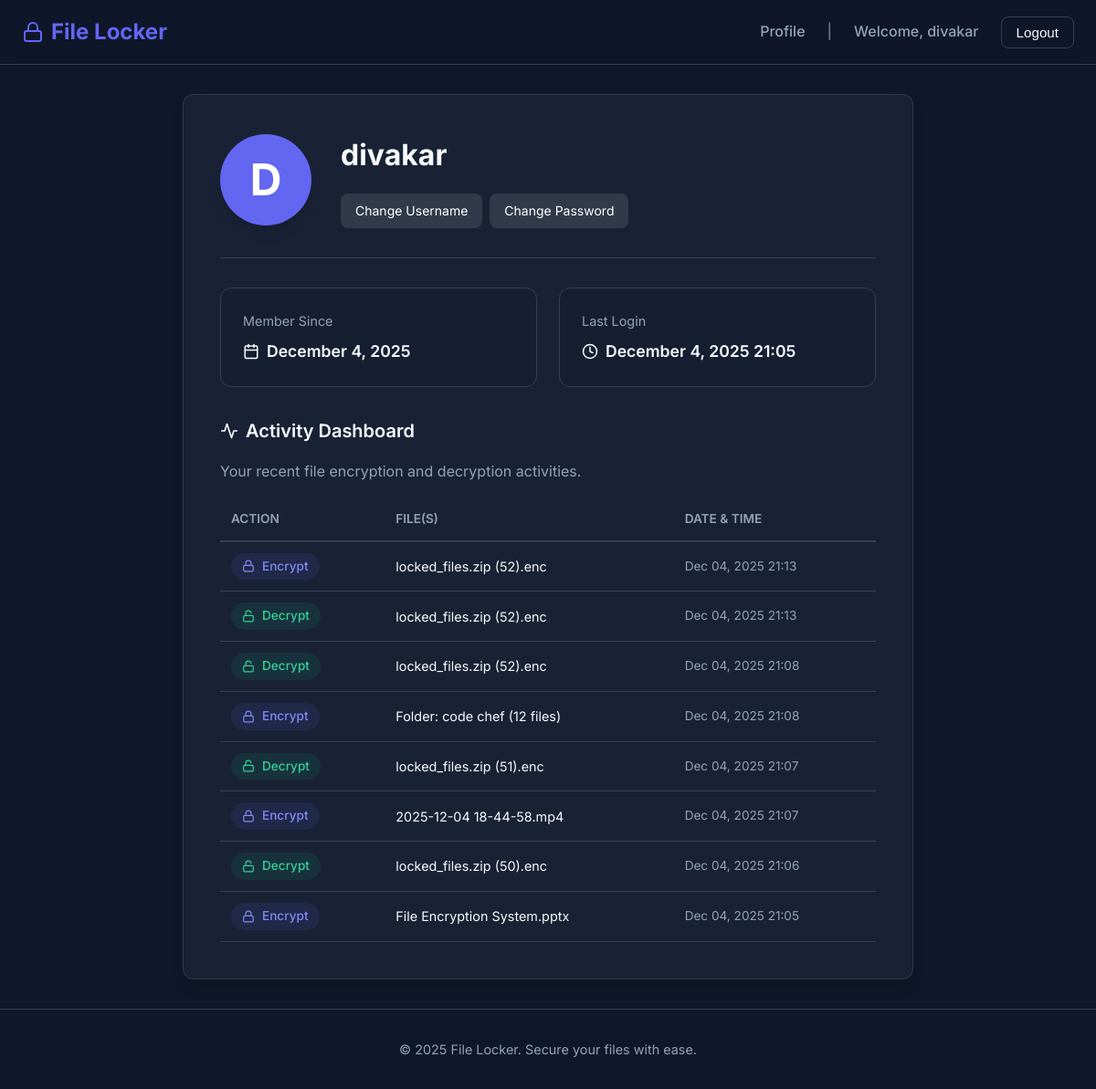
/profile/ (signed in), run on the app's committed database.
### locker_app/models.py (models this page shows, shortened)
class FileHistory(models.Model):
    ACTION_CHOICES = [
        ('encrypt', 'Encrypt'),
        ('decrypt', 'Decrypt'),
    ]
    user = models.ForeignKey(User, on_delete=models.CASCADE)
    action = models.CharField(max_length=10, choices=ACTION_CHOICES)
    filename = models.CharField(max_length=255)
    timestamp = models.DateTimeField(auto_now_add=True)
    class Meta:
        ordering = ['-timestamp']

### locker_app/views.py (the view)
# urls.py: path('profile/', views.profile, name='profile'),
@login_required
def profile(request):
    history = FileHistory.objects.filter(user=request.user)[:20]
    return render(request, 'locker_app/profile.html', {'history': history})

### locker_app/templates/locker_app/profile.html (shortened to what this page needs)
{% extends 'locker_app/base.html' %}
{% load static %}
{% block extra_css %}
<link rel="stylesheet" href="{% static 'locker_app/css/profile.css' %}">
{% endblock %}
{% block content %}
<div class="profile-container">
    <div class="glass-panel" style="padding: 2.5rem;">
        <div class="profile-header">
            <div class="profile-avatar">
                {{ user.username|first|upper }}
            </div>
            <div class="profile-info">
                <h2>{{ user.username }}</h2>
                <div style="margin-top: 1rem; display: flex; gap: 0.5rem;">
                    <a href="{% url 'change_username' %}"
                        style="padding: 0.5rem 1rem; background: rgba(255, 255, 255, 0.1); color: white; text-decoration: none; border-radius: 0.5rem; font-size: 0.875rem; transition: background 0.2s;">Change
                        Username</a>
                    <a href="{% url 'change_password' %}"
                        style="padding: 0.5rem 1rem; background: rgba(255, 255, 255, 0.1); color: white; text-decoration: none; border-radius: 0.5rem; font-size: 0.875rem; transition: background 0.2s;">Change
                        Password</a>
                </div>
            </div>
        </div>
        <div class="stats-grid">
            <div class="stat-card">
                <span class="stat-label">Member Since</span>
                <div class="stat-value">
                    {{ user.date_joined|date:"F j, Y" }}
                </div>
            </div>
            <div class="stat-card">
                <span class="stat-label">Last Login</span>
                <div class="stat-value">
                    <svg xmlns="http://www.w3.org/2000/svg" width="18" height="18" viewBox="0 0 24 24" fill="none"
                        stroke="currentColor" stroke-width="2" stroke-linecap="round" stroke-linejoin="round">
                        <circle cx="12" cy="12" r="10"></circle>
                        <polyline points="12 6 12 12 16 14"></polyline>
                    </svg>
                    {{ user.last_login|date:"F j, Y H:i" }}
                </div>
            </div>
        </div>
        <div class="dashboard-section">
            <div class="dashboard-title">
                <svg xmlns="http://www.w3.org/2000/svg" width="20" height="20" viewBox="0 0 24 24" fill="none"
                    stroke="currentColor" stroke-width="2" stroke-linecap="round" stroke-linejoin="round">
                    <polyline points="22 12 18 12 15 21 9 3 6 12 2 12"></polyline>
                </svg>
                Activity Dashboard
            </div>
            <p style="margin-bottom: 1rem; color: var(--text-muted);">Your recent file encryption and decryption
                activities.</p>
            {% if history %}
            <div style="overflow-x: auto;">
                <table style="width: 100%; border-collapse: collapse;">
                    <thead>
                        <tr style="border-bottom: 2px solid var(--border-color);">
                            <th
                                style="text-align: left; padding: 0.75rem; color: var(--text-muted); font-weight: 600; font-size: 0.85rem;">
                                ACTION</th>
                            <th
                                style="text-align: left; padding: 0.75rem; color: var(--text-muted); font-weight: 600; font-size: 0.85rem;">
                                FILE(S)</th>
                            <th
                                style="text-align: left; padding: 0.75rem; color: var(--text-muted); font-weight: 600; font-size: 0.85rem; white-space: nowrap;">
                                DATE & TIME</th>
                        </tr>
                    </thead>
                    <tbody>
                        {% for item in history %}
                        <tr style="border-bottom: 1px solid var(--border-color);">
                            <td style="padding: 0.75rem;">
                                {% if item.action == 'encrypt' %}
                                <span
                                    style="display: inline-flex; align-items: center; gap: 0.5rem; padding: 0.25rem 0.75rem; background: rgba(99, 102, 241, 0.1); color: #818cf8; border-radius: 1rem; font-size: 0.85rem; font-weight: 500;">
                                    <svg xmlns="http://www.w3.org/2000/svg" width="14" height="14" viewBox="0 0 24 24"
                                        fill="none" stroke="currentColor" stroke-width="2" stroke-linecap="round"
                                        stroke-linejoin="round">
                                        <rect x="3" y="11" width="18" height="11" rx="2" ry="2"></rect>
                                        <path d="M7 11V7a5 5 0 0 1 10 0v4"></path>
                                    </svg>
                                    Encrypt
                                </span>
                                {% else %}
                                <span
                                    style="display: inline-flex; align-items: center; gap: 0.5rem; padding: 0.25rem 0.75rem; background: rgba(16, 185, 129, 0.1); color: #34d399; border-radius: 1rem; font-size: 0.85rem; font-weight: 500;">
                                    <svg xmlns="http://www.w3.org/2000/svg" width="14" height="14" viewBox="0 0 24 24"
                                        fill="none" stroke="currentColor" stroke-width="2" stroke-linecap="round"
                                        stroke-linejoin="round">
                                        <rect x="3" y="11" width="18" height="11" rx="2" ry="2"></rect>
                                        <path d="M7 11V7a5 5 0 0 1 9.9-1"></path>
                                    </svg>
                                    Decrypt
                                </span>
                                {% endif %}
                            </td>
                            <td style="padding: 0.75rem; color: var(--text-color); font-size: 0.9rem;">
                                {{ item.filename }}
                            </td>
                            <td
                                style="padding: 0.75rem; color: var(--text-muted); font-size: 0.85rem; white-space: nowrap;">
                                {{ item.timestamp|date:"M d, Y H:i" }}
                            </td>
                        </tr>
                        {% endfor %}
                    </tbody>
                </table>
            </div>
            {% endif %}
        </div>
    </div>
</div>
{% endblock %}

### locker_app/templates/locker_app/base.html (shortened to what this page needs)
{% load static %}
<!DOCTYPE html>
<html lang="en">
<head>
    <link rel="stylesheet" href="{% static 'locker_app/css/main.css' %}">
    {% block extra_css %}{% endblock %}
</head>
<body>
    <nav class="navbar">
        <div class="container navbar-content">
            <a href="{% url 'home' %}" class="logo">
                <svg xmlns="http://www.w3.org/2000/svg" width="24" height="24" viewBox="0 0 24 24" fill="none"
                    stroke="currentColor" stroke-width="2" stroke-linecap="round" stroke-linejoin="round">
                    <rect x="3" y="11" width="18" height="11" rx="2" ry="2"></rect>
                    <path d="M7 11V7a5 5 0 0 1 10 0v4"></path>
                </svg>
                File Locker
            </a>
            <div class="nav-links">
                {% if user.is_authenticated %}
                <a href="{% url 'profile' %}" class="nav-link">Profile</a>
                <span class="nav-link" style="opacity: 0.7;">|</span>
                <span class="nav-link">Welcome, {{ user.username }}</span>
                <form method="post" action="{% url 'logout' %}" style="display: inline;">
                    <button type="submit" class="btn btn-outline">Logout</button>
                </form>
                {% else %}
                <a href="{% url 'login' %}" class="nav-link">Login</a>
                <a href="{% url 'signup' %}" class="btn btn-primary">Sign Up</a>
                {% endif %}
            </div>
        </div>
    </nav>
    <main>
        {% block content %}
        {% endblock %}
    </main>
    <footer class="footer">
        <div class="container">
            <p>&copy; {% now "Y" %} File Locker. Secure your files with ease.</p>
        </div>
    </footer>
</body>
</html>

### locker_app/static/locker_app/css/main.css (style rules this page uses)
:root { --bg-color: #0f172a; --surface-color: #1e293b; --primary-color: #6366f1; --primary-hover: #4f46e5; --text-color: #f8fafc; --text-muted: #94a3b8; --border-color: #334155; --glass-bg: rgba(30, 41, 59, 0.7); --glass-border: rgba(255, 255, 255, 0.1); --shadow-lg: 0 10px 15px -3px rgba(0, 0, 0, 0.1), 0 4px 6px -2px rgba(0, 0, 0, 0.05); --radius: 0.75rem; }
* { margin: 0; padding: 0; box-sizing: border-box; }
body { font-family: 'Inter', sans-serif; background-color: var(--bg-color); color: var(--text-color); line-height: 1.6; min-height: 100vh; display: flex; flex-direction: column; }
.glass-panel { background: var(--glass-bg); backdrop-filter: blur(12px); -webkit-backdrop-filter: blur(12px); border: 1px solid var(--glass-border); border-radius: var(--radius); box-shadow: var(--shadow-lg); }
.container { width: 100%; max-width: 1200px; margin: 0 auto; padding: 0 1.5rem; }
.navbar { padding: 1rem 0; border-bottom: 1px solid var(--border-color); background: rgba(15, 23, 42, 0.8); backdrop-filter: blur(10px); position: sticky; top: 0; z-index: 100; }
.navbar-content { display: flex; justify-content: space-between; align-items: center; }
.logo { font-size: 1.5rem; font-weight: 700; color: var(--primary-color); text-decoration: none; display: flex; align-items: center; gap: 0.5rem; }
.nav-links { display: flex; gap: 1.5rem; align-items: center; }
.nav-link { color: var(--text-muted); text-decoration: none; font-weight: 500; transition: color 0.2s; }
.btn { display: inline-flex; align-items: center; justify-content: center; padding: 0.5rem 1rem; border-radius: 0.5rem; font-weight: 500; text-decoration: none; transition: all 0.2s; cursor: pointer; border: none; font-size: 0.95rem; }
.btn-outline { border: 1px solid var(--border-color); color: var(--text-color); background: transparent; }
.footer { margin-top: auto; padding: 2rem 0; text-align: center; color: var(--text-muted); font-size: 0.9rem; border-top: 1px solid var(--border-color); }

### locker_app/static/locker_app/css/profile.css (style rules this page uses)
.profile-container { max-width: 800px; margin: 2rem auto; }
.profile-header { display: flex; align-items: center; gap: 2rem; padding-bottom: 2rem; border-bottom: 1px solid var(--border-color); margin-bottom: 2rem; }
.profile-avatar { width: 100px; height: 100px; border-radius: 50%; background: var(--primary-color); color: white; display: flex; align-items: center; justify-content: center; font-size: 3rem; font-weight: 700; box-shadow: var(--shadow-lg); }
.profile-info h2 { font-size: 2rem; margin-bottom: 0.5rem; color: var(--text-color); }
.stats-grid { display: grid; grid-template-columns: repeat(auto-fit, minmax(200px, 1fr)); gap: 1.5rem; margin-bottom: 2rem; }
.stat-card { background: rgba(15, 23, 42, 0.3); padding: 1.5rem; border-radius: var(--radius); border: 1px solid var(--border-color); }
.stat-label { color: var(--text-muted); font-size: 0.9rem; margin-bottom: 0.5rem; display: block; }
.stat-value { font-size: 1.1rem; font-weight: 600; color: var(--text-color); display: flex; align-items: center; gap: 0.5rem; }
.dashboard-section { margin-top: 2rem; }
.dashboard-title { font-size: 1.25rem; font-weight: 600; margin-bottom: 1rem; display: flex; align-items: center; gap: 0.5rem; }

### data on the page
FileHistory: action "encrypt" (drawn), filename "locked_files.zip (52).enc", timestamp "Dec 04, 2025 21:13"
FileHistory: action "decrypt" (drawn), filename "locked_files.zip (52).enc", timestamp "Dec 04, 2025 21:13"
FileHistory: action "decrypt" (drawn), filename "locked_files.zip (52).enc", timestamp "Dec 04, 2025 21:08"
FileHistory: action "encrypt" (drawn), filename "Folder: code chef (12 files)", timestamp "Dec 04, 2025 21:08"
FileHistory: action "decrypt" (drawn), filename "locked_files.zip (51).enc", timestamp "Dec 04, 2025 21:07"
FileHistory: action "encrypt" (drawn), filename "2025-12-04 18-44-58.mp4", timestamp "Dec 04, 2025 21:07"
FileHistory: action "decrypt" (drawn), filename "locked_files.zip (50).enc", timestamp "Dec 04, 2025 21:06"
FileHistory: action "encrypt" (drawn), filename "File Encryption System.pptx", timestamp "Dec 04, 2025 21:05"

### other printed values
{{ user.username }} "divakar"
{{ user.username|first|upper }} "D"
{{ user.date_joined|date:"F j, Y" }} "December 4, 2025"
{{ user.last_login|date:"F j, Y H:i" }} "December 4, 2025 21:05"
